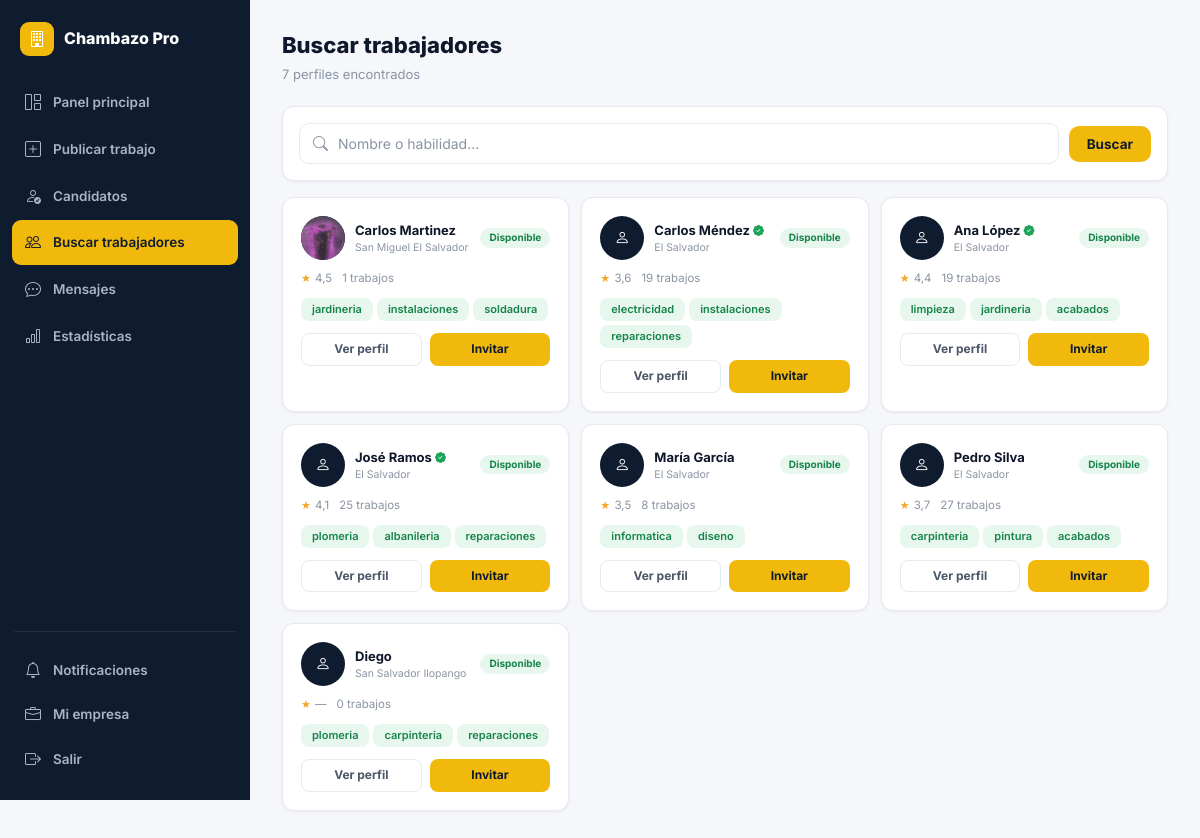
/contratista/buscar-trabajadores/ (signed in), run on the app's committed database.
### core/models.py (models this page shows, shortened)
class UserProfile(models.Model):
    ROL_CHOICES = [('trabajador', 'Trabajador'), ('contratista', 'Contratista')]
    user        = models.OneToOneField(User, on_delete=models.CASCADE, related_name='profile')
    rol         = models.CharField(max_length=20, choices=ROL_CHOICES)
    telefono    = models.CharField(max_length=20, blank=True)
    ubicacion   = models.CharField(max_length=100, blank=True)
    lat         = models.FloatField(null=True, blank=True)
    lng         = models.FloatField(null=True, blank=True)
    descripcion = models.TextField(blank=True)
    habilidades = models.JSONField(default=list, blank=True)
    empresa     = models.CharField(max_length=100, blank=True)
    foto        = models.ImageField(upload_to='fotos/', null=True, blank=True)
    verificado  = models.BooleanField(default=False)
    calificacion= models.FloatField(default=0.0)
    total_trabajos = models.IntegerField(default=0)
    notif_email = models.BooleanField(default=True)
    notif_sistema = models.BooleanField(default=True)
    disponible  = models.BooleanField(default=True)   # activo para contratar
    tarifa_hora = models.DecimalField(max_digits=8, decimal_places=2, null=True, blank=True)
    experiencia_anos = models.PositiveIntegerField(default=0)
    portfolio_url = models.URLField(blank=True)
    dui         = models.CharField(max_length=20, blank=True, help_text='Documento Único de Identidad')
    vehiculo    = models.CharField(max_length=30, choices=[
        ('ninguno', 'Ninguno / Transporte público'),
        ('moto', 'Motocicleta'),
        ('carro', 'Automóvil'),
        ('camioneta', 'Camioneta / Pick-up'),
    ], default='ninguno')
    cv_pdf = models.FileField(upload_to='cvs/', null=True, blank=True, help_text='Curriculum Vitae (PDF u otro doc)')
    certificaciones = models.TextField(blank=True, help_text='Postgrados, certificaciones o cursos realizados')
    disponibilidad_horario = models.CharField(max_length=100, blank=True, help_text='Ej: Lunes a Viernes, Fines de semana, Turno completo')
    contacto_emergencia = models.CharField(max_length=150, blank=True)
    nivel_educativo = models.CharField(max_length=50, blank=True, choices=[
        ('basica', 'Educación Básica'),
        ('media', 'Bachillerato / Secundaria'),
        ('tecnico', 'Técnico Vocacional'),
        ('universitario', 'Universitario / Superior')
    ], default='media')
    idiomas = models.CharField(max_length=150, blank=True, help_text='Ej: Inglés (Básico), Español (Nativo)')
    referencias_personales = models.TextField(blank=True, help_text='Nombres y teléfonos de referencias')
    expectativa_salarial = models.CharField(max_length=50, blank=True, help_text='Ej: $400 - $600 mensual')
    nit_nrc     = models.CharField(max_length=30, blank=True, help_text='NIT o NRC fiscal')
    giro_comercial = models.CharField(max_length=150, blank=True, help_text='Giro o actividad económica')
    sitio_web   = models.URLField(blank=True)
    redes_sociales = models.CharField(max_length=255, blank=True, help_text='LinkedIn / Instagram / Facebook')
    contacto_cargo = models.CharField(max_length=100, blank=True, help_text='Cargo o departamento de contacto')
    anos_operacion = models.PositiveIntegerField(default=0, help_text='Años de operar en el mercado')
    cantidad_empleados = models.CharField(max_length=50, blank=True, choices=[
        ('1-10', '1 a 10 empleados'),
        ('11-50', '11 a 50 empleados'),
        ('51-200', '51 a 200 empleados'),
        ('200+', 'Más de 200 empleados')
    ], default='1-10')
    tipo_empresa = models.CharField(max_length=50, blank=True, choices=[
        ('privada', 'Empresa Privada'),
        ('publica', 'Institución Pública'),
        ('ong', 'ONG / Sin fines de lucro'),
        ('independiente', 'Profesional Independiente')
    ], default='privada')
    registro_fiscal = models.FileField(upload_to='documentos_fiscales/', blank=True, null=True, help_text='Sube una copia del registro de la empresa')

### core/views.py (the view)
# urls.py: path('contratista/buscar-trabajadores/', views.buscar_trabajadores, name='buscar_trabajadores'),
@login_required
def buscar_trabajadores(request):
    if request.user.profile.rol != 'contratista':
        return redirect('home_trabajador')
    qs = UserProfile.objects.filter(rol='trabajador').select_related('user')
    q = request.GET.get('q', '')
    if q:
        qs = qs.filter(Q(user__first_name__icontains=q) | Q(user__last_name__icontains=q)
                       | Q(habilidades__icontains=q))
    trabajadores = list(qs[:40])
    ctx = ctx_base(request)
    ctx.update({'trabajadores': trabajadores, 'skills': SKILL_CHOICES, 'active': 'buscar_trab'})
    return render(request, 'core/buscar_trabajadores.html', ctx)

### core/context_processors.py (called while the page is built)
def global_settings(request):
    return {
        'GOOGLE_MAPS_KEY': getattr(settings, 'GOOGLE_MAPS_API_KEY', ''),
    }

### core/views.py (called while the page is built)
def ctx_base(request):
    ctx = {'GOOGLE_MAPS_KEY': settings.GOOGLE_MAPS_API_KEY}
    if request.user.is_authenticated:
        ctx['notif_count'] = Notificacion.objects.filter(usuario=request.user, leida=False).count()
        if request.user.profile.rol == 'trabajador':
            ctx['urgentes_count'] = Trabajo.objects.filter(activo=True, es_urgente=True).count()
            ctx['solicitudes_pend_count'] = Solicitud.objects.filter(
                trabajador=request.user, estado__in=['pendiente', 'en_revision']).count()
    return ctx

### core/templates/core/buscar_trabajadores.html (shortened to what this page needs)
{% extends 'core/base.html' %}
{% block body %}
{% include 'core/_sidebar_contratista.html' %}
<div class="page-hd"><div><h1>Buscar trabajadores</h1><p>{{ trabajadores|length }} perfiles encontrados</p></div></div>
<div class="filter-card mb-16">
  <form method="get" class="flex-c gap-10">
    <div class="input-icon-wrap" style="flex:1;"><i class="bi bi-search"></i><input type="text" name="q" value="{{ request.GET.q }}" class="form-control" placeholder="Nombre o habilidad..."></div>
    <button type="submit" class="btn btn-y">Buscar</button>
  </form>
</div>
<div class="stats-grid g3">
{% for p in trabajadores %}
  <div class="card">
    <div class="card-body">
      <div class="flex-c gap-10 mb-10">
        <div class="conv-av" style="width:44px;height:44px;">{% if p.foto %}<img src="{{ p.foto.url }}" style="width:44px;height:44px;border-radius:50%;object-fit:cover;">{% else %}<i class="bi bi-person"></i>{% endif %}</div>
        <div style="flex:1;">
          <div class="fw-700 t-sm">{{ p.user.get_full_name|default:p.user.username }} {% if p.verificado %}<i class="bi bi-patch-check-fill t-green" style="font-size:11px;"></i>{% endif %}</div>
          <div class="t-xxs t-muted">{{ p.ubicacion|default:"El Salvador" }}</div>
        </div>
        <span class="pill {% if p.disponible %}pill-green{% else %}pill-red-lt{% endif %}" style="padding:2px 9px;font-size:10px;">{% if p.disponible %}Disponible{% else %}Ocupado{% endif %}</span>
      </div>
      <div class="flex-c gap-10 mb-10 t-xs t-muted">
        <span><span class="stars" style="font-size:11px;">★</span> {{ p.calificacion|default:"—" }}</span>
        <span>{{ p.total_trabajos }} trabajos</span>
      </div>
      <div style="display:flex;flex-wrap:wrap;gap:4px;margin-bottom:12px;">
        {% for h in p.habilidades|slice:":3" %}<span class="skill-tag">{{ h }}</span>{% endfor %}
      </div>
      <div class="two-col" style="display:grid;grid-template-columns:1fr 1fr;gap:8px;">
        <a href="{% url 'perfil_publico' p.user.pk %}" class="btn btn-outline btn-sm" style="justify-content:center;">Ver perfil</a>
        <a href="{% url 'invitar_trabajador' p.user.pk %}" class="btn btn-y btn-sm" style="justify-content:center;">Invitar</a>
      </div>
    </div>
  </div>
{% empty %}
  <div class="empty-state" style="grid-column:1/-1;"><div class="empty-icon">🔍</div><div class="empty-title">Sin resultados</div></div>
{% endfor %}
</div>
{% include 'core/_sidebar_close.html' %}
{% endblock %}

### static/css/chambazo.css (style rules this page uses)
:root { --green:#1FA35A; --green-dark:#178449; --green-light:#e7f7ee; --green-glow:rgba(31,163,90,.18); --yellow:#F2B90D; --yellow-dark:#c99a08; --yellow-light:#fdf6dc; --red:#e5484d; --red-light:#fdeceb; --blue:#3b82f6; --blue-light:#e8f0fe; --purple:#8b5cf6; --purple-light:#f1ebfe; --navy:#0f1b2e; --navy-2:#16233a; --navy-3:#1c2c47; --dark:#0f172a; --mid:#4b5768; --muted:#8a94a3; --border:#e6e9ee; --bg:#f5f7fa; --white:#ffffff; --r-sm:8px; --r:12px; --r-lg:16px; --r-xl:22px; --sh:0 1px 3px rgba(15,23,42,.06); --sh-md:0 4px 14px rgba(15,23,42,.08); --sh-lg:0 10px 34px rgba(15,23,42,.12); --sh-xl:0 24px 64px rgba(15,23,42,.18); --font:'Inter',system-ui,sans-serif; --tr:all .18s cubic-bezier(.4,0,.2,1); }
*,*::before,*::after { box-sizing:border-box;margin:0;padding:0 }
html { scroll-behavior:smooth }
body { font-family:var(--font);background:var(--bg);color:var(--dark);line-height:1.55;-webkit-font-smoothing:antialiased }
a { color:inherit;text-decoration:none }
img { max-width:100%;display:block }
input,textarea,select,button { font-family:inherit }
.t-sm { font-size:13px }
.t-xs { font-size:11.5px }
.t-xxs { font-size:10.5px }
.fw-700 { font-weight:700 }
.t-green { color:var(--green) }
.t-muted { color:var(--muted) }
.page-hd { display:flex;align-items:flex-start;justify-content:space-between;margin-bottom:22px;gap:14px;flex-wrap:wrap }
.page-hd h1 { font-size:22px;font-weight:800;color:var(--dark) }
.page-hd p { font-size:13px;color:var(--muted);margin-top:2px }
.card { background:#fff;border-radius:var(--r);box-shadow:var(--sh);border:1px solid var(--border) }
.card-body { padding:18px }
.stats-grid { display:grid;grid-template-columns:repeat(4,1fr);gap:12px;margin-bottom:20px }
.stats-grid.g3 { grid-template-columns:repeat(3,1fr) }
.pill { padding:7px 16px;border-radius:99px;font-size:12.5px;font-weight:700;display:inline-flex;align-items:center;gap:6px }
.pill-green { background:var(--green-light);color:var(--green-dark) }
.btn { display:inline-flex;align-items:center;justify-content:center;gap:7px;padding:10px 18px;border-radius:10px;font-size:13.5px;font-weight:700;cursor:pointer;border:none;transition:var(--tr);white-space:nowrap }
.btn-y { background:var(--yellow);color:var(--navy) }
.btn-outline { background:none;border:1.5px solid var(--border);color:var(--mid) }
.btn-sm { padding:6px 13px;font-size:12px;border-radius:8px }
.form-control { width:100%;padding:11px 14px;border-radius:10px;border:1.5px solid var(--border);font-size:14px;color:var(--dark);background:#fff;transition:var(--tr);outline:none }
.form-control::placeholder { color:var(--muted) }
.input-icon-wrap { position:relative }
.input-icon-wrap i { position:absolute;left:14px;top:50%;transform:translateY(-50%);color:var(--muted);font-size:15px }
.input-icon-wrap .form-control { padding-left:38px }
.skill-tag { display:inline-flex;align-items:center;padding:3px 11px;border-radius:8px;background:var(--green-light);color:var(--green-dark);font-size:11px;font-weight:600 }
.filter-card { background:#fff;border-radius:var(--r);padding:16px;box-shadow:var(--sh);border:1px solid var(--border);margin-bottom:14px }
.conv-av { width:38px;height:38px;border-radius:50%;background:var(--navy);color:#fff;display:flex;align-items:center;justify-content:center;font-size:15px;flex-shrink:0;overflow:hidden }
.conv-av img { width:38px;height:38px;object-fit:cover }
.flex-c { display:flex;align-items:center }
.gap-10 { gap:10px }
.mb-16 { margin-bottom:16px }
.stars { color:#f5a623;font-size:13px;letter-spacing:1px }
.mb-10 { margin-bottom:10px }
.two-col { display:grid;grid-template-columns:1fr 1fr;gap:14px }

### data on the page
UserProfile: foto (picture), user.get_full_name "Carlos Martinez", ubicacion "San Miguel El Salvador", disponible "Disponible", calificacion "4,5", total_trabajos "1", habilidades "jardineria" "instalaciones" "soldadura"
UserProfile: user.get_full_name "Carlos Méndez", verificado True (drawn), ubicacion "El Salvador", disponible "Disponible", calificacion "3,6", total_trabajos "19", habilidades "electricidad" "instalaciones" "reparaciones"
UserProfile: user.get_full_name "Ana López", verificado True (drawn), ubicacion "El Salvador", disponible "Disponible", calificacion "4,4", total_trabajos "19", habilidades "limpieza" "jardineria" "acabados"
UserProfile: user.get_full_name "José Ramos", verificado True (drawn), ubicacion "El Salvador", disponible "Disponible", calificacion "4,1", total_trabajos "25", habilidades "plomeria" "albanileria" "reparaciones"
UserProfile: user.get_full_name "María García", ubicacion "El Salvador", disponible "Disponible", calificacion "3,5", total_trabajos "8", habilidades "informatica" "diseno"
UserProfile: user.get_full_name "Pedro Silva", ubicacion "El Salvador", disponible "Disponible", calificacion "3,7", total_trabajos "27", habilidades "carpinteria" "pintura" "acabados"
UserProfile: user.get_full_name "Diego", ubicacion "San Salvador Ilopango", disponible "Disponible", calificacion "—", total_trabajos "0", habilidades "plomeria" "carpinteria" "reparaciones"

### other printed values
{{ trabajadores|length }} "7"
